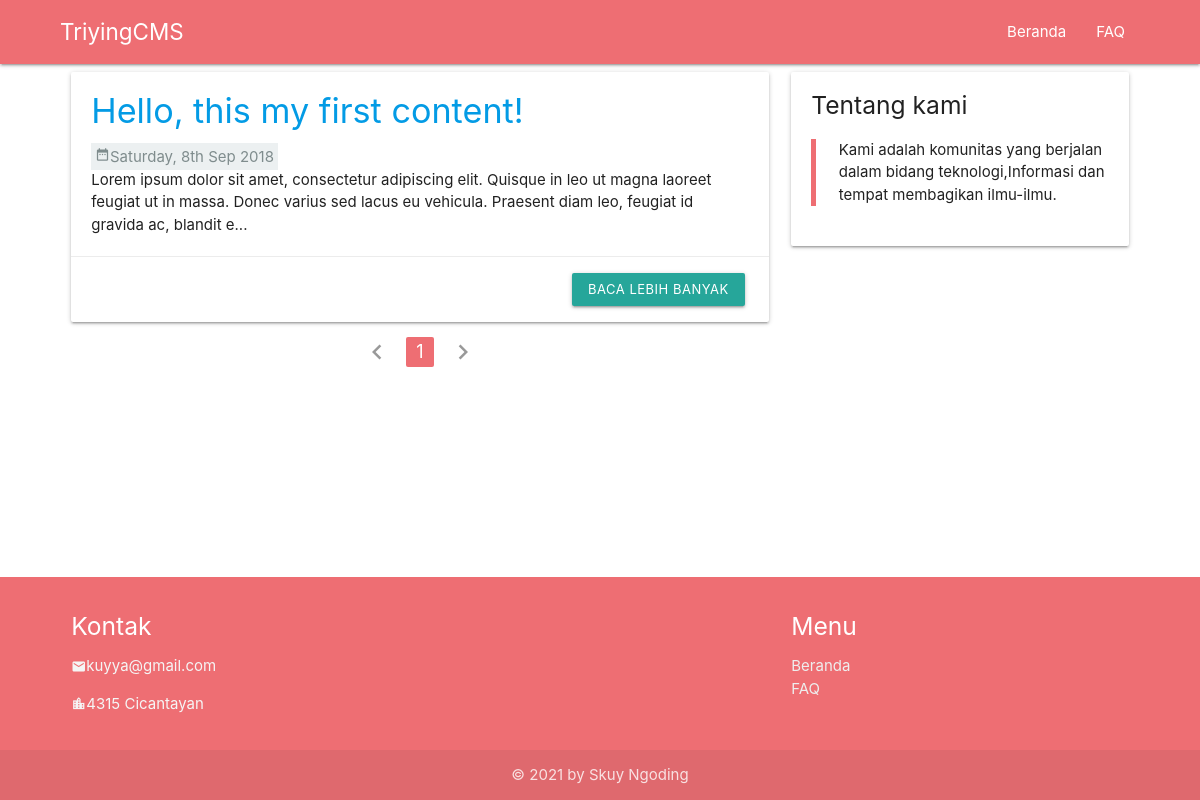
Screenshot of /index.php?page=beranda&halaman=1 with the database file from the repository.
### tables this page shows
CREATE TABLE `articles` (
  `id` int(11) NOT NULL AUTO_INCREMENT,
  `title` varchar(50) NOT NULL,
  `content` text NOT NULL,
  `date` timestamp NOT NULL DEFAULT current_timestamp() ON UPDATE current_timestamp(),
  PRIMARY KEY (`id`)
);

### assets/includes/database.php (called while the page is built, shortened)
<?php
  class dataBase {
    protected $host     = 'localhost';
    protected $database = 'tryingCMS';
    protected $user     = 'root';
    protected $password = '';
    function __construct() {
      try {
        $this->conn = new PDO("mysql:host=$this->host;dbname=$this->database", $this->user, $this->password);
      } catch (PDOException $e) {
        echo $e->getMessage();
      }
    }
  }
  class article extends data{
    public function getRowCountData() {
      try {
        $query  = 'SELECT * FROM articles';
        $result = $this->conn->prepare($query);
        $result->execute();
      } catch (\Exception $e) {
        echo $e->getMessage();
      } finally {
        return $result->RowCount();
      }
    }
    public function getArticlePages($start, $perPage) {
      try {
        $query  = 'SELECT * FROM articles LIMIT :start, :perPage';
        $result = $this->conn->prepare($query);
        $result->bindValue(':start', (int) $start, PDO::PARAM_INT);
        $result->bindValue(':perPage', (int) $perPage, PDO::PARAM_INT);
        $result->execute();
      } catch (\Exception $e) {
        echo $e->getMessage();
      } finally {
        return $result->fetchAll();
      }
    }
  }
?>

### page/beranda.php (the view, shortened to what this page needs)
<?php
  $perPage = 5;
  $page    = isset($_GET['halaman']) ? (int)$_GET['halaman'] : 1;
  $start   = ($page > 1) ? ($page * $perPage) - $perPage : 0;
  $total   = $articles->getRowCountData();
  $pages   = ceil($total/$perPage);
  if (isset($_GET['halaman'])) {
    $disablePrev = 'waves-effect';
    $disableNext = 'waves-effect';
    if ($_GET['halaman'] == 1) {
      $disablePrev = 'disabled';
    }
    if ($_GET['halaman'] == $pages) {
      $disableNext = 'disabled';
    }
  }
  $prev = $_GET['halaman'] - 1;
  $next = $_GET['halaman'] + 1;
  foreach ($articles->getArticlePages($start, $perPage) as $article) {
?>
  <div class="content-section">
    <div class="card horizontal">
      <div class="card-stacked">
        <div class="card-content">
          <h4><a href="index.php?page=article&id=<?php echo $article['id']; ?>"><?php echo $article['title']; ?></a></h4>
          <span class="header-content"><i class="tiny material-icons">date_range</i><?php echo date('l, jS M Y', strtotime($article['date'])); ?></span>
          <p><?php echo substr($article['content'], 0, 200). '...'; ?></p>
        </div>
        <div class="card-action">
          <a href="index.php?page=article&id=<?php echo $article['id']; ?>" class="waves-effect waves-light btn-small">Baca lebih banyak</a>
        </div>
      </div>
    </div>
  </div>
<?php
  }
?>
<ul class="pagination center-align">
  <li class="<?php echo $disablePrev; ?>"><a href="?page=beranda&halaman=<?php echo $prev; ?>"><i class="material-icons">chevron_left</i></a></li>
  <?php
    $active = '';
    for($i = 1; $i <= $pages; $i++) {
      if (isset($_GET['halaman'])) {
        if ($_GET['halaman'] == $i) {
          $active = 'active';
        } else {
          $active = '';
        }
      }
  ?>
  <li class="waves-effect <?php echo $active; ?>"><a href="?page=beranda&halaman=<?php echo $i; ?>"><?php echo $i; ?></a></li>
  <?php
    }
  ?>
  <li class="<?php echo $disableNext; ?>"><a href="?page=beranda&halaman=<?php echo $next; ?>"><i class="material-icons">chevron_right</i></a></li>
</ul>

### header.php (shortened to what this page needs)
<!DOCTYPE html>
<html lang="en">
<head>
  <link type="text/css" rel="stylesheet" href="assets/css/index.css"  media="screen,projection"/>
</head>
<body>
<header>
  <nav>
    <div class="nav-wrapper">
      <div class="container">
        <a href="index.php?page=beranda&halaman=1" class="brand-logo">TriyingCMS</a>
        <ul id="nav-mobile" class="right hide-on-med-and-down">
          <li><a href="index.php?page=beranda">Beranda</a></li>
          <li><a href="index.php?page=faq">FAQ</a></li>
        </ul>
      </div>
    </div>
  </nav>
</header>

### index.php (shortened to what this page needs)
<?php
  require_once('assets/includes/database.php');
  $articles = new article;
  include_once('header.php');
?>
<main>
  <div class="row">
    <div class="container">
      <div class="main-content col s12 m12 l8">
        <?php
        if (isset($_GET['page'])) {
          $page = $_GET['page'];
          switch ($page) {
            case 'beranda':
              include('page/beranda.php');
              break;
          }
        } else {
          header('Location: index.php?page=beranda&halaman=1');
        }
        ?>
      </div>
      <div class="side-content col s12 m12 l4">
        <div class="about">
          <div class="card">
            <div class="card-content">
              <h5 class"card-title">Tentang kami</h5>
              <blockquote>
                <p>Kami adalah komunitas yang berjalan dalam bidang teknologi,Informasi dan
                  tempat membagikan ilmu-ilmu.</p>
                </blockquote>
              </div>
            </div>
          </div>
        </div>
      </div>
    </div>
</main>
<?php include_once('footer.php') ?>

### footer.php (shortened to what this page needs)
<footer class="page-footer">
  <div class="container">
    <div class="row">
      <div class="col l6 s12">
        <h5 id="kontak" class="white-text">Kontak</h5>
        <p class="grey-text text-lighten-4 valign-wrapper"><i class="tiny material-icons valign">email</i>
        kuyya@gmail.com</p>
        <p class="grey-text text-lighten-4 valign-wrapper"><i class="tiny material-icons">location_city</i> 4315 Cicantayan</p>
      </div>
      <div class="col l4 offset-l2 s12">
        <h5 class="white-text">Menu</h5>
        <ul>
          <li><a href="index.php?page=beranda&halaman=1" class="grey-text text-lighten-3">Beranda</a></li>
          <li><a href="index.php?page=faq" class="grey-text text-lighten-3">FAQ</a></li>
        </ul>
      </div>
    </div>
  </div>
  <div class="footer-copyright">
    <div class="container">&copy; <?php echo Date('Y'); ?> by Skuy Ngoding</div>
  </div>
</footer>
</body>
</html>

### rows the page displays
articles: title "Hello, this my first content!", date "Saturday, 8th Sep 2018", content "Lorem ipsum dolor sit amet, consectetur adipiscing elit. Quisque in leo ut magna laoreet feugiat ut in massa. Donec varius sed lacus eu vehicula. Praesent diam leo, feugiat id gravida ac, blandit e"

### other values shown
Date('Y') "2021"
